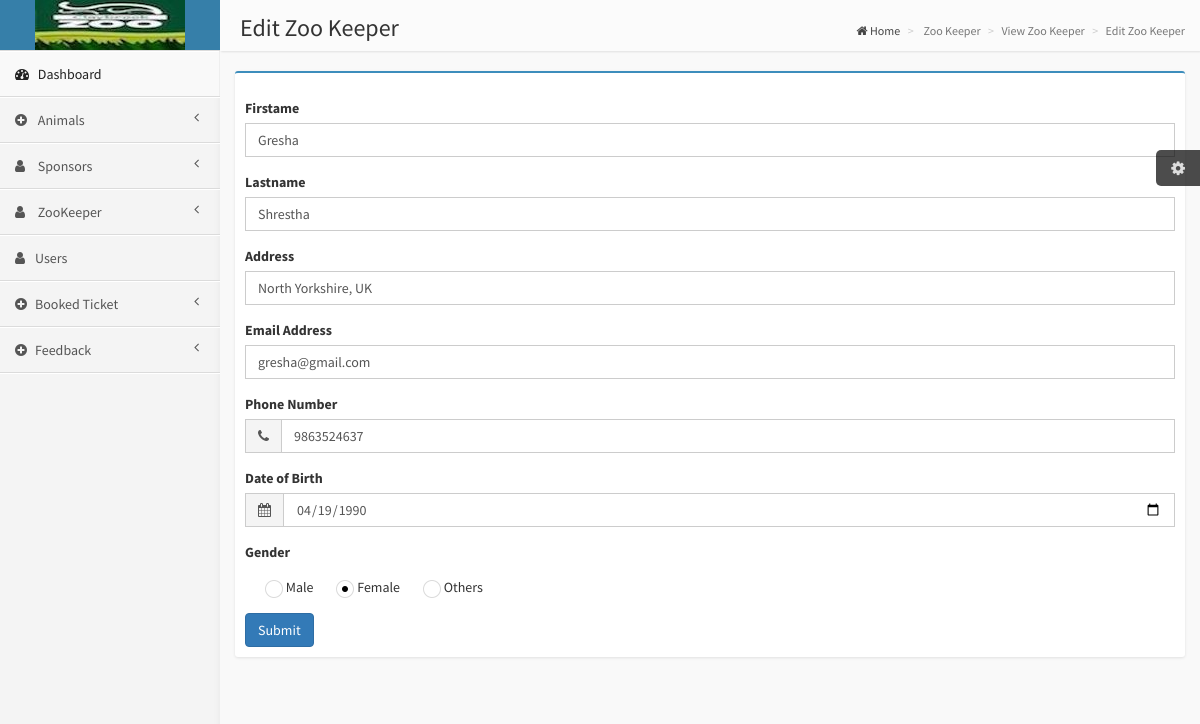
Page /admin/edit_zookeeper.php?id=36 on the committed database.
### tables this page shows
CREATE TABLE `register` (
  `id` int(11) NOT NULL,
  `firstname` varchar(255) NOT NULL,
  `lastname` varchar(255) NOT NULL,
  `address` varchar(255) NOT NULL,
  `email` varchar(255) NOT NULL,
  `contact` varchar(255) NOT NULL,
  `date_of_birth` date NOT NULL,
  `gender` varchar(255) NOT NULL,
  `username` varchar(255) NOT NULL,
  `password` varchar(255) NOT NULL,
  `user_type` varchar(255) NOT NULL
);

### admin/edit_zookeeper.php (the view, shortened to what this page needs)
<?php
include 'admin_header.php';
include 'admin_sidebar.php';
if (isset($_GET['id'])) {
    $edit_zookeeper = $connection->prepare("SELECT * FROM register WHERE id = :id");
    $edit_zookeeper->execute($_GET);
    $zookeeper = $edit_zookeeper->fetch();
}
?>
            <aside class="right-side">
                <section class="content-header">
                    <h1>
                        Edit Zoo Keeper
                    </h1>
                    <ol class="breadcrumb">
                        <li><a href="#"><i class="fa fa-home"></i> Home</a></li>
                        <li class="active"> Zoo Keeper</li>
                        <li class="active">View Zoo Keeper</li>
                        <li class="active">Edit Zoo Keeper</li>
                    </ol>
                </section>
                <section class="content">
                    <div class="row">
                        <div class="col-xs-12">
                            <div class="box box-primary">
                                <form role="form" method="POST">
                                    <div class="box-body">
                                        <div class="form-group">
                                            <label>Firstame</label>
                                            <input type="firstname" name="new_first" class="form-control" id="name" placeholder="Enter firstname" value="<?php echo $zookeeper['firstname']?>"required>
                                        </div>
                                        <div class="form-group">
                                            <label>Lastname</label>
                                            <input type="lastname" name="new_last" class="form-control" id="name" placeholder="Enter lastname" value="<?php echo $zookeeper['lastname']?>"required>
                                        </div>
                                        <div class="form-group">
                                            <label>Address</label>
                                            <input type="address" name="new_address" class="form-control" id="address" placeholder="Enter address" value="<?php echo $zookeeper['address']?>"required>
                                        </div>
                                         <div class="form-group">
                                            <label>Email Address</label>
                                            <input type="email" name="new_email" class="form-control" id="email" placeholder="Enter email address" value="<?php echo $zookeeper['email']?>"required>
                                        </div>
                                        <div class="form-group">
                                        <label>Phone Number</label>
                                        <div class="input-group">
                                            <div class="input-group-addon">
                                                <i class="fa fa-phone"></i>
                                            </div>
                                           <input type="contact" name="new_contact"  maxlength="10" class="form-control" id="contact1" placeholder="Enter contact number" value="<?php echo $zookeeper['contact']?>"required>
                                        </div>
                                        </div>
                                        <div class="form-group">
                                        <label>Date of Birth</label>
                                        <div class="input-group">
                                            <div class="input-group-addon">
                                                <i class="fa fa-calendar"></i>
                                            </div>
                                            <input type="Date" name="new_date_of_birth" class="form-control" value="<?php echo $zookeeper['date_of_birth']?>"required>
                                        </div>
                                        </div>
                                        <div class="form-group">
                                            <label>Gender</label>
                                            <div  class="radio">
                                                <label>
                                                    Male
                                                </label>
                                                <label>
                                                    Female
                                                </label>
                                                 <label>
                                                    Others
                                                </label>
                                            </div>
                                        </div>
                                    <div class="box-footer">
                                        <button type="submit" name="edit" value="edit" class="btn btn-primary">Submit</button>
                                    </div>
                                </div>
                                </form>
                            </div>
                        </div>
                    </div>
                </section>
            </aside>

### css/AdminLTE.css (style rules this page uses)
html, body { overflow-x: hidden!important; font-family: 'Source Sans Pro', sans-serif; -webkit-font-smoothing: antialiased; min-height: 100%; background: #f9f9f9; }
a { color: #3c8dbc; }
.right-side, .left-side { min-height: 100%; display: block; }
.right-side { background-color: #f9f9f9; margin-left: 220px; }
.content { padding: 20px 15px; background: #f9f9f9; }
.right-side > .content-header { position: relative; padding: 15px 15px 10px 20px; }
.right-side > .content-header > h1 { margin: 0; font-size: 24px; }
.right-side > .content-header > .breadcrumb { float: right; background: transparent; margin-top: 0px; margin-bottom: 0; font-size: 12px; padding: 7px 5px; position: absolute; top: 15px; right: 10px; -webkit-border-radius: 2px; -moz-border-radius: 2px; border-radius: 2px; }
.right-side > .content-header > .breadcrumb > li > a { color: #444; text-decoration: none; }
.right-side > .content-header > .breadcrumb > li + li:before { content: '>\00a0'; }
.form-control { border-radius: 0px !important; box-shadow: none; }
.input-group .input-group-addon { border-radius: 0; background-color: #f4f4f4; }
.box { position: relative; background: #ffffff; border-top: 2px solid #c1c1c1; margin-bottom: 20px; border-radius: 3px; width: 100%; box-shadow: 0px 1px 3px rgba(0, 0, 0, 0.1); }
.box.box-primary { border-top-color: #3c8dbc; }
.box .box-body { padding: 10px; }
.skin-blue .right-side > .content-header { background: #fbfbfb; box-shadow: 1px 1px 2px rgba(0, 0, 0, 0.1); }

### rows in the picture
register: new_first "Gresha", new_last "Shrestha", new_address "North Yorkshire, UK", new_email "gresha@gmail.com", new_contact "9863524637", new_date_of_birth "04/19/1990"
